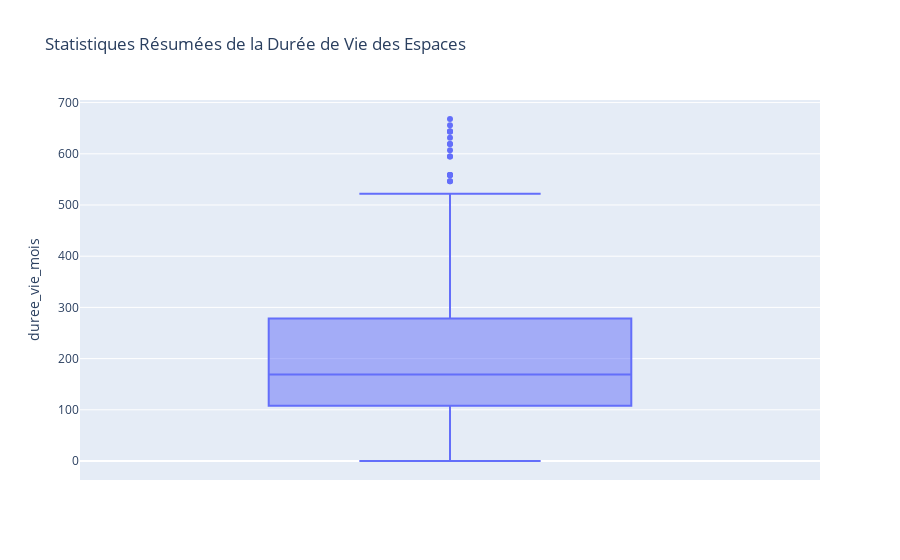

Notebook code for this chart:
### Code cell
# Créer un boxplot de la durée de vie en mois
fig = px.box(df, y='duree_vie_mois', title='Statistiques Résumées de la Durée de Vie des Espaces')
fig.show()
print(f"La durée de vie moyenne par mois est de {duree_vie_moyenne_parmois} mois.")

### Figure 1 — Plotly figure (JSON) as saved in the notebook; plotly's stock layout.template omitted (floating-point values rounded to 4 significant figures; data arrays with more than 128 entries replaced by an {"elided": "..."} marker saying what was removed)
{"data": [{"alignmentgroup": "True", "hovertemplate": "duree_vie_mois=%{y}<extra></extra>", "legendgroup": "", "marker": {"color": "#636efa"}, "name": "", "notched": false, "offsetgroup": "", "orientation": "v", "showlegend": false, "type": "box", "x0": " ", "xaxis": "x", "y": {"elided": "336 float values"}, "y0": " ", "yaxis": "y"}], "layout": {"boxmode": "group", "legend": {"tracegroupgap": 0}, "title": {"text": "Statistiques Résumées de la Durée de Vie des Espaces"}, "xaxis": {"anchor": "y", "domain": [0, 1]}, "yaxis": {"anchor": "x", "domain": [0, 1], "title": {"text": "duree_vie_mois"}}}}
